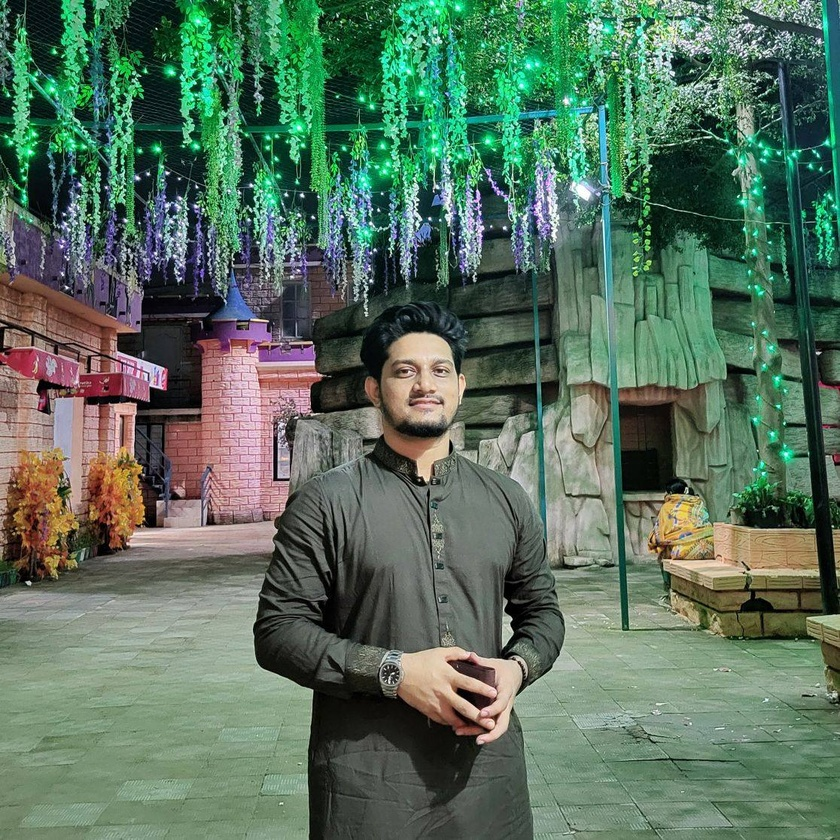
#> input picture sample_faces/face1 (2).jpg, 840 x 840 px, shrunk from 1116 x 1116 before the run; its folder holds only this picture in this run
$ python detect_smile.py
#> lines starting #> are read from the running program, lines starting #| are printed output that depends on the picture; after the words box and inside, x2 and y2 are one past the last pixel; in counts of white or black regions, pixels touching at a corner belong together
import cv2
import os
import matplotlib.pyplot as plt

# Load cascades
face_cascade = cv2.CascadeClassifier("haarcascade_frontalface_default.xml")
smile_cascade = cv2.CascadeClassifier("haarcascade_smile.xml")

folder = "sample_faces"
for filename in os.listdir(folder):
    path = os.path.join(folder, filename)
    img = cv2.imread(path)
#> img is the input picture: shape (840, 840, 3); mean B, G, R 94.1, 113.1, 88.8
    gray = cv2.cvtColor(img, cv2.COLOR_BGR2GRAY)
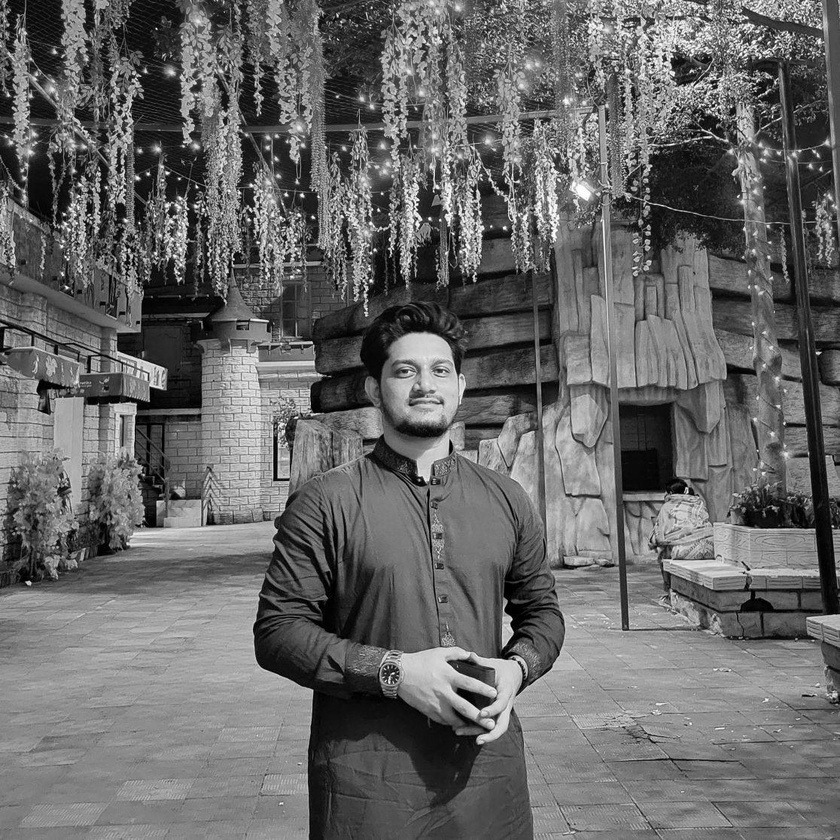
#> gray: shape (840, 840); min 0, max 255, mean 103.6

    faces = face_cascade.detectMultiScale(gray, 1.3, 5)
#> faces = [[377, 334, 91, 91], [190, 389, 89, 89]]

    for (x, y, w, h) in faces:
        cv2.rectangle(img, (x, y), (x+w, y+h), (255, 0, 0), 2)
        roi_gray = gray[y:y+h, x:x+w]
        roi_color = img[y:y+h, x:x+w]

        smiles = smile_cascade.detectMultiScale(
    roi_gray,
    scaleFactor=1.5,
    minNeighbors=10,
    minSize=(15, 15)
)


        for (sx, sy, sw, sh) in smiles:
            cv2.rectangle(roi_color, (sx, sy), (sx+sw, sy+sh), (0, 255, 0), 2)
            cv2.putText(img, "Smiling", (x, y-10), cv2.FONT_HERSHEY_SIMPLEX,
                        0.9, (0, 255, 0), 2)
#> this loop made 2 passes
#> (x, y, w, h, smiles) on pass 1: (377, 334, 91, 91, [[23, 57, 54, 27]])
#> pass 1, `roi_gray = gray[y:y+h, x:x+w]`:
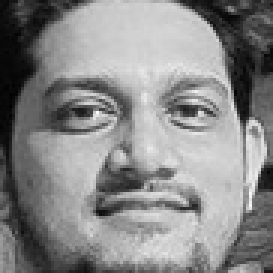
#> roi_gray: shape (91, 91) (shown 3 times larger); min 1, max 248, mean 136.3
#> pass 1, `roi_color = img[y:y+h, x:x+w]`:
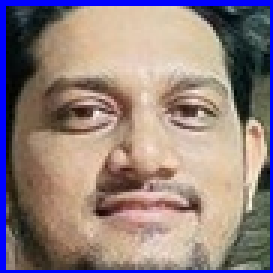
#> roi_color: shape (91, 91, 3) (shown 3 times larger); mean B, G, R 127, 128, 145.7
#> pass 2, `roi_gray = gray[y:y+h, x:x+w]`:
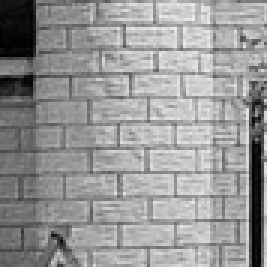
#> roi_gray: shape (89, 89) (shown 3 times larger); min 0, max 238, mean 150.7
#> pass 2, `roi_color = img[y:y+h, x:x+w]`:
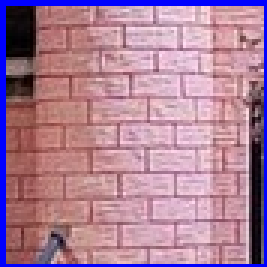
#> roi_color: shape (89, 89, 3) (shown 3 times larger); mean B, G, R 152.8, 128.2, 171.8
#> after the loop:
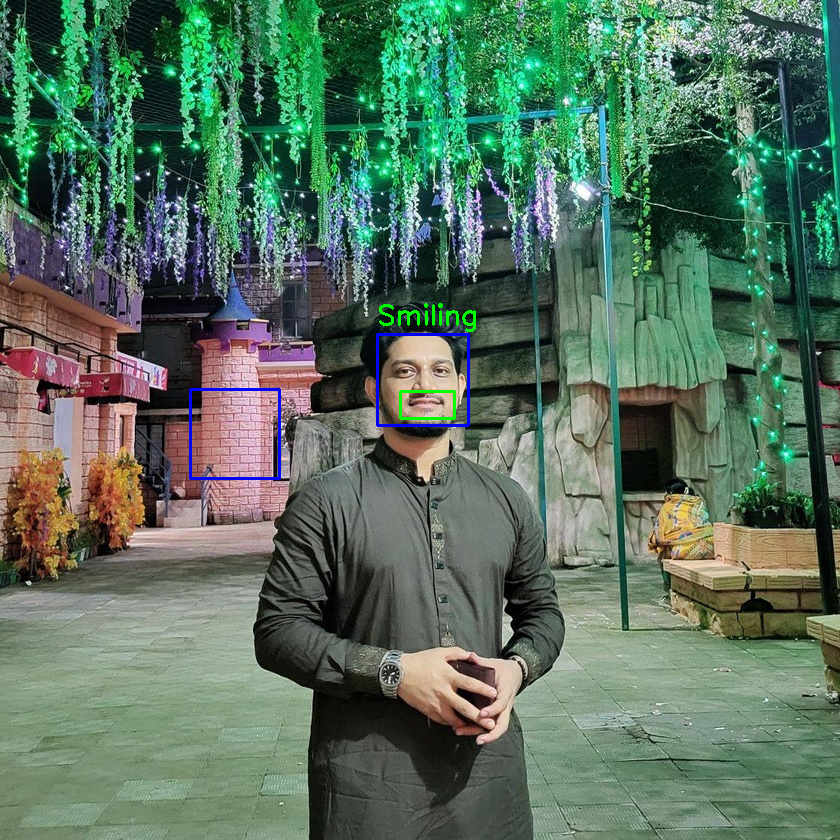
#> img: shape (840, 840, 3); 0.48% of pixels changed, all inside (x1, y1, x2, y2) = (189, 303, 476, 480)

    img_rgb = cv2.cvtColor(img, cv2.COLOR_BGR2RGB)
    plt.imshow(img_rgb)
    plt.title(f"Smile Detection - {filename}")
    plt.axis("off")
    plt.show()

$ run again, on sample_faces/face2.jpg
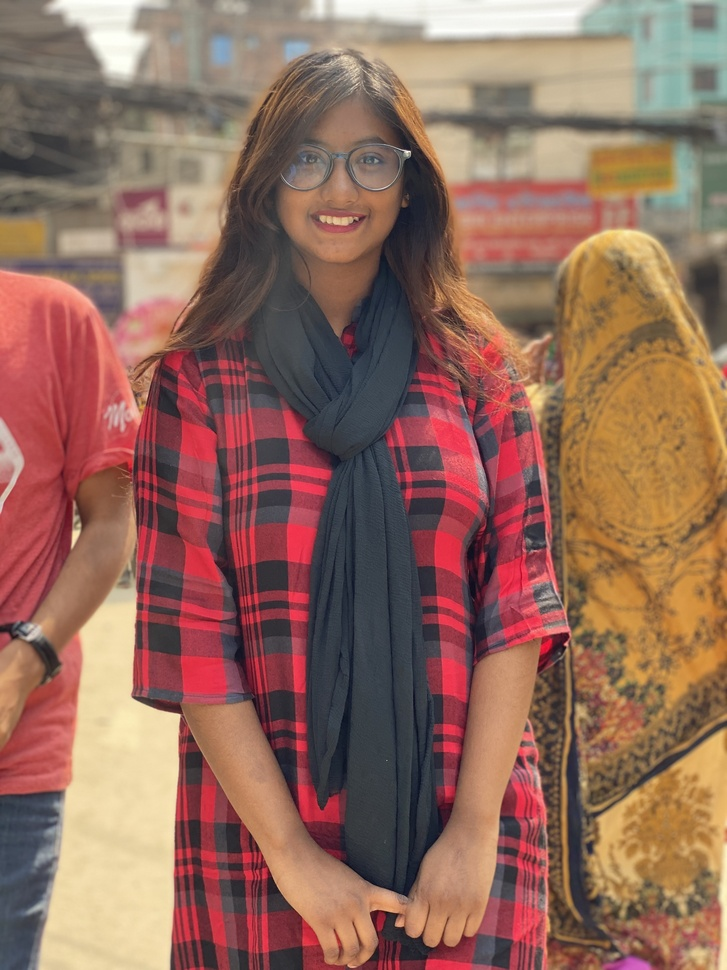
#> input picture sample_faces/face2.jpg, 727 x 970 px, shrunk from 3024 x 4032 before the run
#> img is the input picture: shape (970, 727, 3); mean B, G, R 92.9, 107.2, 146.5
#> `gray = cv2.cvtColor(img, cv2.COLOR_BGR2GRAY)`:
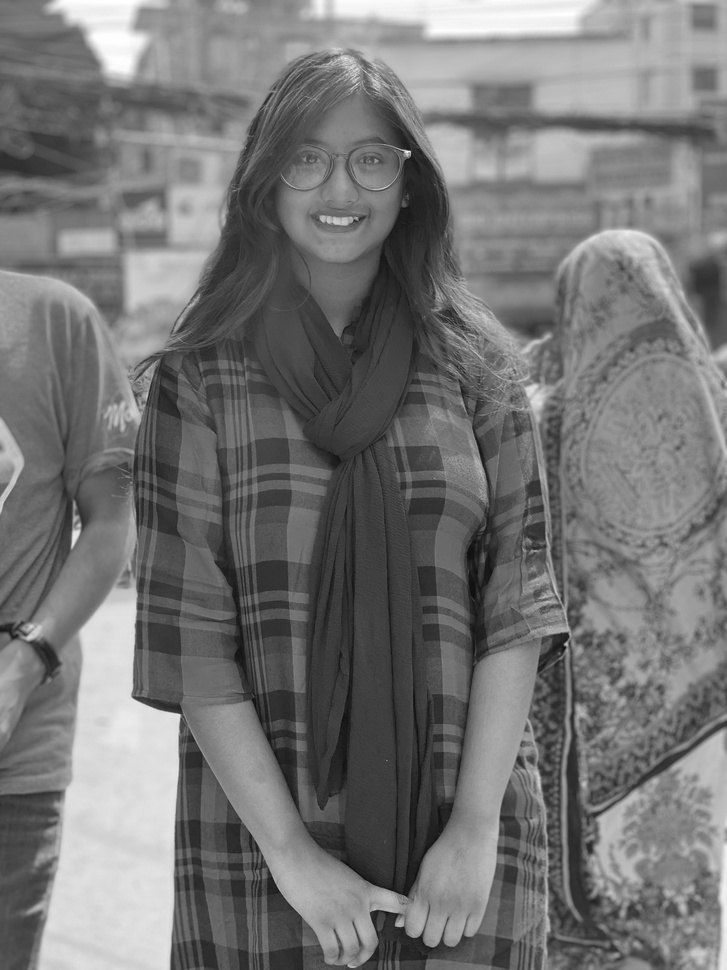
#> gray: shape (970, 727); min 9, max 255, mean 117.3
#> faces = [[305, 246, 65, 65], [158, 183, 76, 76], [267, 104, 152, 152]]
#> the loop `for (x, y, w, h) in faces:` made 3 passes
#> after the loop `for (x, y, w, h) in faces:`:
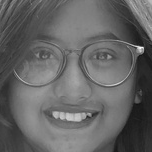
#> roi_gray: shape (152, 152); min 19, max 249, mean 100.1

$ run again, on sample_faces/face3.jpg
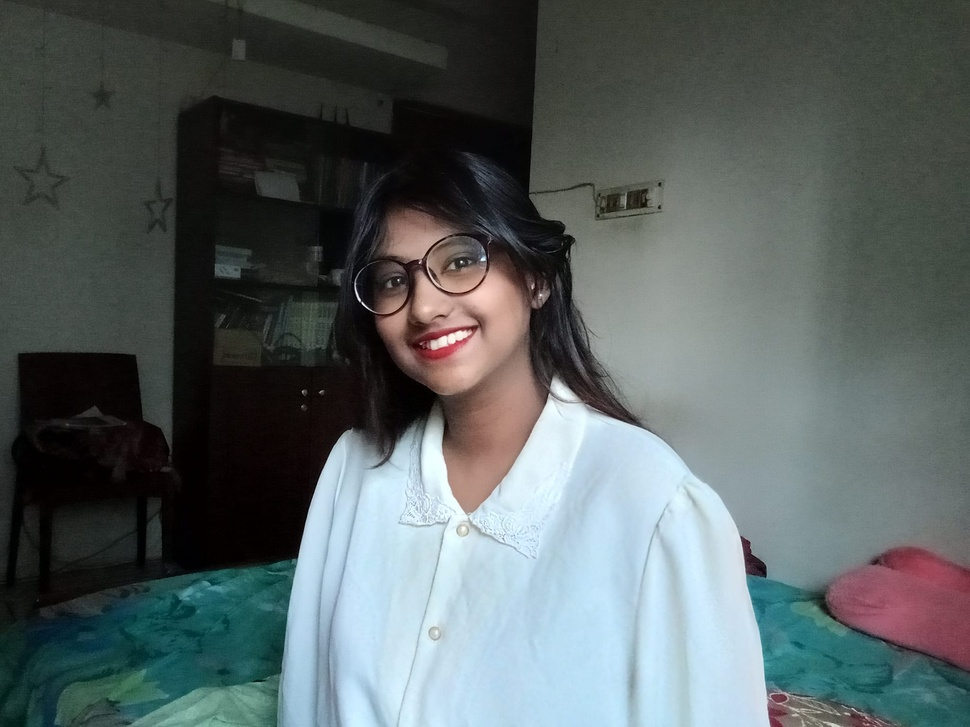
#> input picture sample_faces/face3.jpg, 970 x 727 px, shrunk from 2048 x 1536 before the run
#> img is the input picture: shape (727, 970, 3); mean B, G, R 97.7, 97.6, 88.6
#> faces = [[339, 201, 183, 183]]
#> the loop `for (x, y, w, h) in faces:` made 1 pass
#> (x, y, w, h, smiles) on pass 1: (339, 201, 183, 183, [[67, 118, 81, 40], [52, 98, 122, 61]])
#> after the loop `for (x, y, w, h) in faces:`:
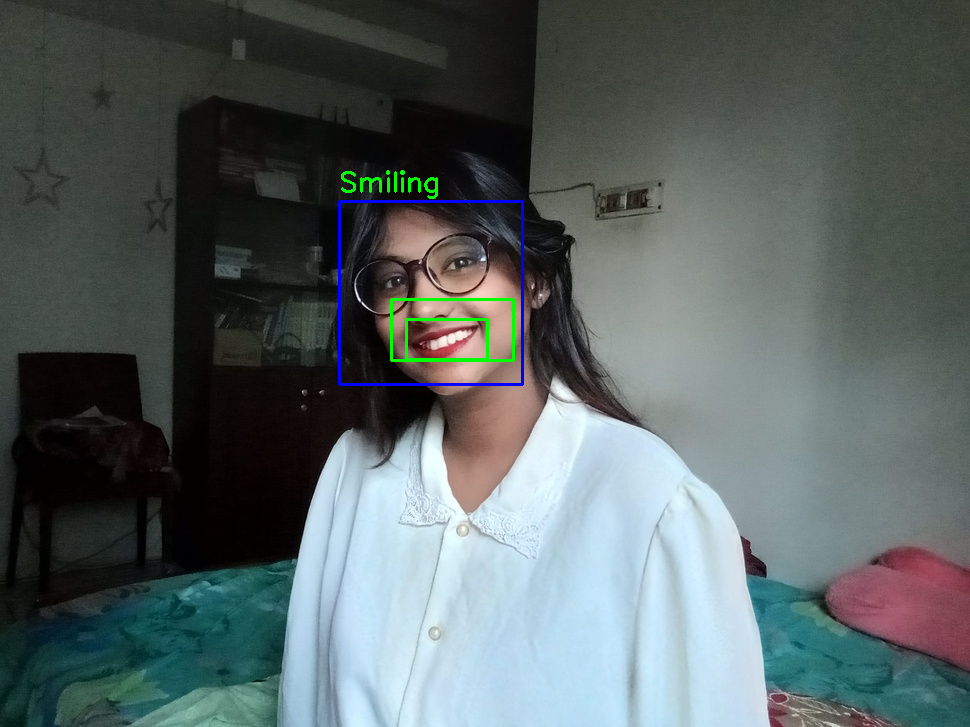
#> img: shape (727, 970, 3); 0.66% of pixels changed, all inside (x1, y1, x2, y2) = (338, 170, 524, 386)
#> after the loop `for (x, y, w, h) in faces:`:
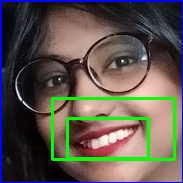
#> roi_color: shape (183, 183, 3); mean B, G, R 78.5, 86.6, 93.7
